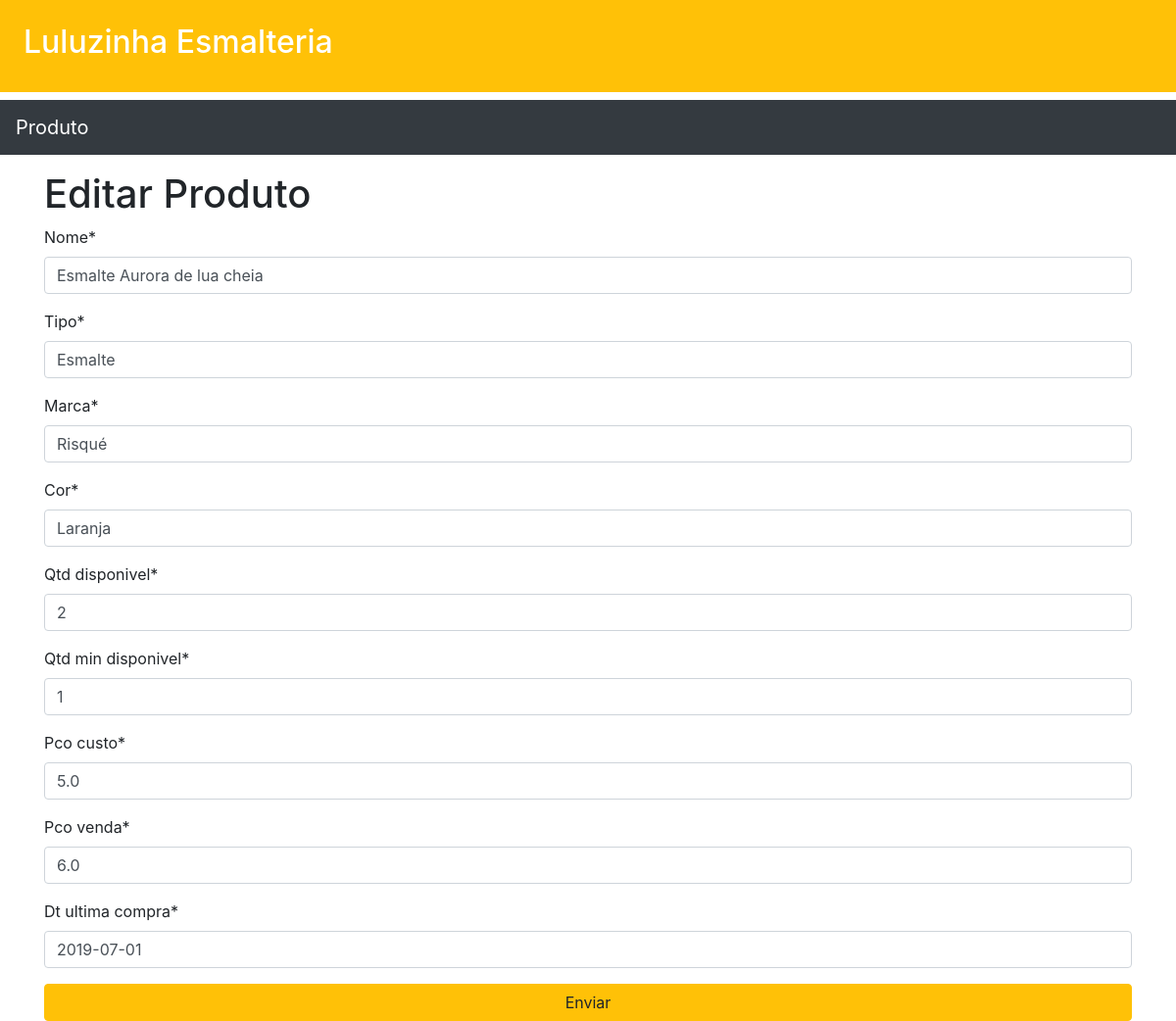
Screenshot of /produtos/produtos/editar_produto/1 with the database file from the repository.
### produtos/models.py (models this page shows, shortened)
class Produto(models.Model):
    nome = models.CharField(max_length=250)
    tipo = models.CharField(max_length=250)
    marca = models.CharField(max_length=250)
    cor = models.CharField(max_length=250)
    qtd_disponivel = models.IntegerField(default=0)
    qtd_min_disponivel = models.IntegerField(default=0)
    pco_custo = models.FloatField()
    pco_venda = models.FloatField()
    dt_ultima_compra = models.DateField(default='1900-01-01')

### produtos/views.py (the view)
# urls.py: path('produtos/editar_produto/<int:id>',editar_produto,name='editar_produto'),
def editar_produto(request,id=None):
    produto = get_object_or_404(Produto,id=id)
    form = ProdutoForm(request.POST or None,instance=produto)
    if form.is_valid():
        obj = form.save()
        obj.save()
        messages.info(request,"Produto editado com sucesso")
        return redirect('lista_de_produtos')
    return render(request,"produtos/editar_produto.html",{'form':form})

### produtos/forms.py
class ProdutoForm(forms.ModelForm):
    class Meta:
        model =  Produto
        fields = ['nome','tipo','marca','cor','qtd_disponivel','qtd_min_disponivel','pco_custo','pco_venda','dt_ultima_compra']
        widgets = {
            'nome':forms.TextInput(attrs={'placeholder':'Informe o nome do produto'}),
            'tipo':forms.TextInput(attrs={'placeholder':'Informe o tipo do produto'}),
            'marca':forms.TextInput(attrs={'placeholder':'Informe a marca do produto'}),
            'cor':forms.TextInput(attrs={'placeholder':'Informe a cor do produto'}),
            'qtd_disponivel':forms.TextInput(attrs={'placeholder':'Informe quantidade disponível do produto'}),
            'qtd_min_disponivel':forms.TextInput(attrs={'placeholder':'Informe quantidade mínima disponível do produto'}),
            'pco_custo':forms.TextInput(attrs={'placeholder':'Informe o preço de custo do produto'}),
            'pco_venda':forms.TextInput(attrs={'placeholder':'Informe o preço de venda do produto'}),
            'dt_ultima_compra':forms.TextInput(attrs={'placeholder':'Informe data da útima compra do produto'})
        }

### core/templates/produtos/editar_produto.html
{% extends 'base3.html' %}
{% load crispy_forms_tags %}
{% block content %}
<div class="container">
    <h1>Editar Produto</h1>
    <form action="" method="post"> {% csrf_token %}
        {{ form|crispy }}
        <input type="submit" class="btn btn-block btn-warning" value="Enviar">
    </form>
</div>
{% endblock %}

### rows the page displays
Produto: nome "Esmalte Aurora de lua cheia", tipo "Esmalte", marca "Risqué", cor "Laranja", qtd_disponivel "2", qtd_min_disponivel "1", pco_custo "5.0", pco_venda "6.0", dt_ultima_compra "2019-07-01"
